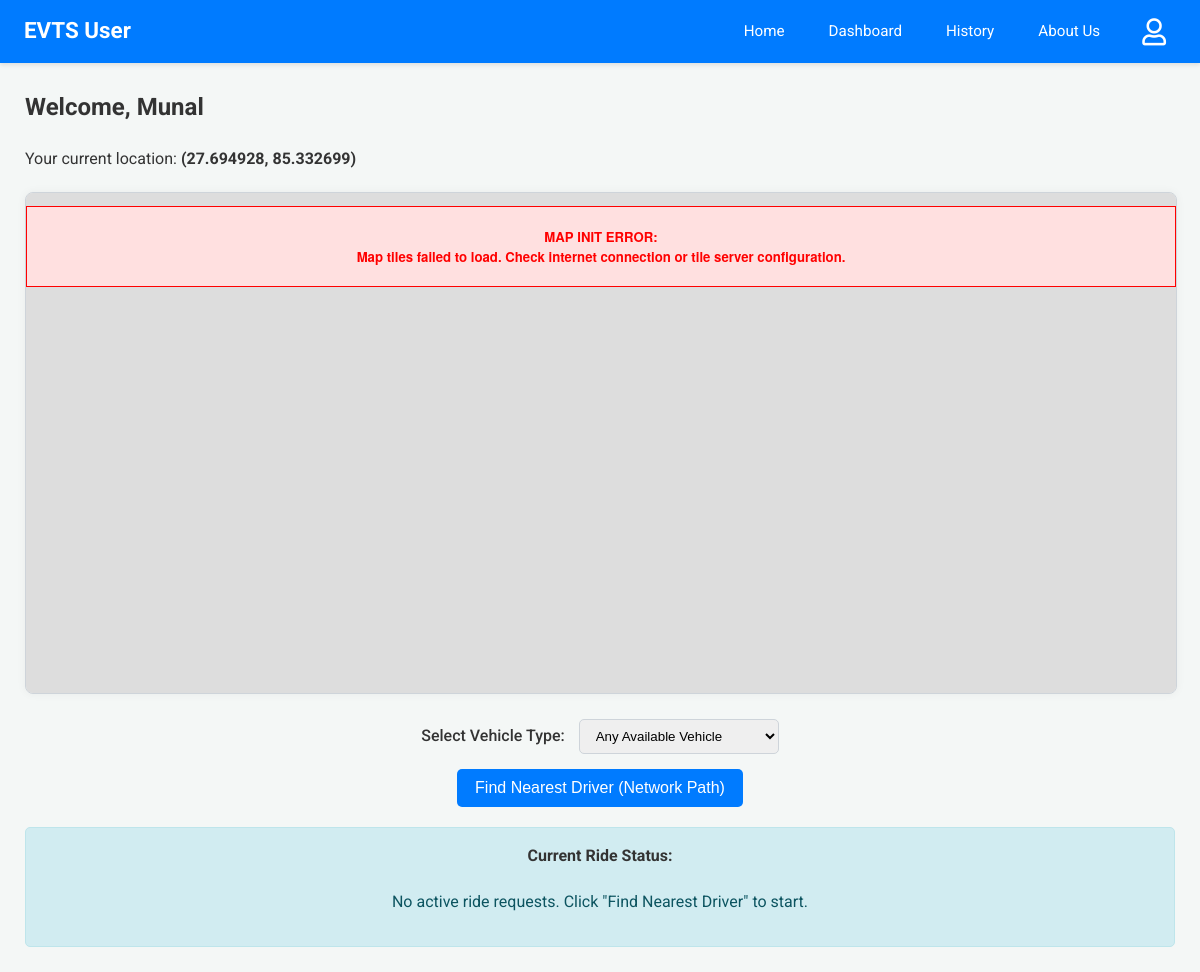
The app's page /user-dashboard (signed in), older data.
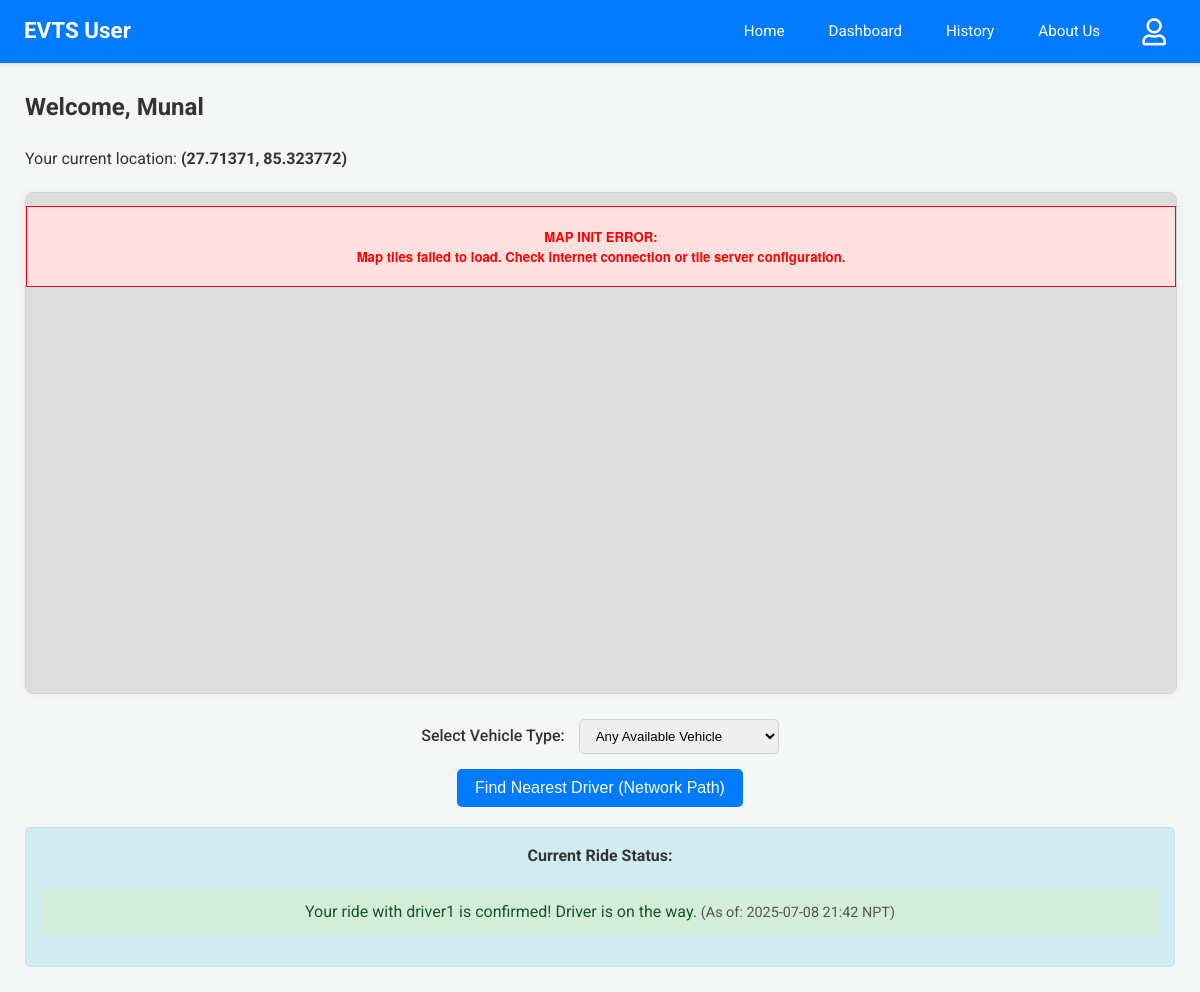
The same page, newer data.
### app.py (models this page shows)
class User(db.Model):
    email = db.Column(db.String(120), primary_key=True)
    name = db.Column(db.String(100))
    phone = db.Column(db.String(15))
    password = db.Column(db.String(256)) # Increased length for hash
    latitude = db.Column(db.Float, nullable=True)
    longitude = db.Column(db.Float, nullable=True)

### app.py (the view, shortened to what this page needs)
@app.route('/user-dashboard')
@login_required_user
def user_dashboard():
    user = User.query.get(session['user'])
    if not user:
        session.pop('user', None)
        flash('User session not found, please log in again.', 'error')
        return redirect(url_for('login'))
    drivers_with_nodes = Driver.query.filter(
    Driver.node.isnot(None),
    Driver.is_approved == True ).all()
    driver_list_for_js = [
    {'email': d.email, 'name': d.name, 'vehicle': d.vehicle, 'node': d.node}
    for d in drivers_with_nodes if d.node in coordinates]
    current_ride_status_info = None #Ride status
    accepted_ride_db = RideRequest.query.filter_by(user_email=user.email, status='accepted').order_by(RideRequest.timestamp.desc()).first()
    if accepted_ride_db:
        driver_obj = Driver.query.get(accepted_ride_db.driver_email)
        if driver_obj and driver_obj.node and driver_obj.node in coordinates and \
           accepted_ride_db.user_latitude_at_request is not None and \
           accepted_ride_db.user_longitude_at_request is not None:
            current_ride_status_info = {
                'ride_id': accepted_ride_db.id,
                'type': 'accepted',
                'driver_name': driver_obj.name,
                'driver_node': driver_obj.node,
                'user_latitude_for_route': accepted_ride_db.user_latitude_at_request,
                'user_longitude_for_route': accepted_ride_db.user_longitude_at_request,
                'timestamp': format_datetime_npt(accepted_ride_db.timestamp),
                'message': f"Your ride with {driver_obj.name} is confirmed! Driver is on the way."
            }
    else:
        pending_ride_db = RideRequest.query.filter_by(user_email=user.email, status='Pending').order_by(RideRequest.timestamp.desc()).first()
        if pending_ride_db:
            driver_obj = Driver.query.get(pending_ride_db.driver_email)
            driver_name_pending = driver_obj.name if driver_obj else pending_ride_db.driver_email
            current_ride_status_info = {
                'type': 'pending',
                'driver_name': driver_name_pending,
                'timestamp': format_datetime_npt(pending_ride_db.timestamp),
                'message': f"Your request to {driver_name_pending} is pending..."
            }
        else:
            last_inactive_ride_db = RideRequest.query.filter(
                RideRequest.user_email == user.email,
                RideRequest.status.in_(['rejected','superseded'])
            ).order_by(RideRequest.timestamp.desc()).first()
    vehicle_types_query = db.session.query(Driver.vehicle).filter(Driver.vehicle.isnot(None), Driver.vehicle != '').distinct().all()
    vehicle_types = sorted([vt[0] for vt in vehicle_types_query if vt[0]])
    print(f"[User Dashboard] Unique Vehicle Types Found: {vehicle_types}")
    response = make_response(render_template('user_dashboard.html',
                                                user=user,
                                                drivers_for_js=driver_list_for_js,
                                                coords=coordinates, # For driver node locations
                                                current_ride_status=current_ride_status_info,
                                                graph_for_js=graph, # For Dijkstra path visualization
                                                vehicle_types=vehicle_types,
                                                services=emergency_services )) # Pass to template
    return add_no_cache_to_response(response)

### app.py (called while the page is built)
def format_datetime_npt(dt_utc):
    if dt_utc is None: return "N/A"
    if dt_utc.tzinfo is None or dt_utc.tzinfo.utcoffset(dt_utc) is None:
        dt_utc = dt_utc.replace(tzinfo=timezone.utc)
    else:
        dt_utc = dt_utc.astimezone(timezone.utc)
    dt_npt = dt_utc.astimezone(NPT)
    return dt_npt.strftime('%Y-%m-%d %H:%M NPT')

def login_required_user(f):
    @wraps(f)
    def decorated_function(*args, **kwargs):
        if 'user' not in session:
            return redirect(url_for('login', next=request.url))
        return f(*args, **kwargs)
    return decorated_function

def add_no_cache_to_response(response):
    response.headers["Cache-Control"] = "no-cache, no-store, must-revalidate, public, max-age=0"
    response.headers["Pragma"] = "no-cache"
    response.headers["Expires"] = "0"
    return response

### templates/user_dashboard.html (shortened to what this page needs)
{% extends 'user_base.html' %}
 {% block head_extra %}
<link rel="stylesheet" href="https://unpkg.com/leaflet@1.9.4/dist/leaflet.css" />
<link rel="stylesheet" href="https://unpkg.com/leaflet-routing-machine@latest/dist/leaflet-routing-machine.css" />
{% endblock %} {% block content %}
<h2>Welcome, {{ user.name }}</h2>
<p>
    Your current location:
    <strong>
        <span id="currentUserPreciseLocation">
            {% if user.latitude and user.longitude %} ({{ user.latitude|round(6) }}, {{ user.longitude|round(6) }}) {% else %} Please click map to set {% endif %}
        </span>
    </strong>
</p>
<div class="map-wrapper-fullwidth">
    <div class="map-container-inner">
        <div id="map"><p style="text-align: center; padding-top: 50px; color: #555;" id="mapLoadingText">Loading map...</p></div>
    </div>
</div>
<div style="text-align: center; margin-bottom: 15px; margin-top: 20px;">
    <label for="vehicleTypeSelect" style="margin-right: 10px; font-weight: 500;">Select Vehicle Type:</label>
    <select id="vehicleTypeSelect" class="role-select" style="padding: 8px 12px; border-radius: 5px; min-width: 200px; border: 1px solid #ced4da;">
        <option value="">Any Available Vehicle</option>
    </select>
</div>
<div style="text-align: center; margin-bottom: 20px;">
    <button id="findNearestBtn" onclick="findNearestAndShowPreview()" {% if user.latitude is none or user.longitude is none %} disabled title="Click map to set your location first." {% endif %}>
        Find Nearest Driver (Network Path)
    </button>
</div>
<div id="notifications" class="status-notifications">
    <h4>Current Ride Status:</h4>
    {% if current_ride_status %}
    <p class="status-{{ current_ride_status.type }}">
        {{ current_ride_status.message }} {% if current_ride_status.timestamp %}
        <span style="font-size: 0.9em; color: #555;">(As of: {{ current_ride_status.timestamp }})</span>
        {% endif %}
    </p>
     {% else %}
    <p>No active ride requests. Click "Find Nearest Driver" to start.</p>
    {% endif %}
</div>
{% endblock %}

Row changes from the older to the newer data that the page shows:
changed User "Munal": latitude "27.694928" → "27.71371"; longitude "85.332699" → "85.323772"
Text that changed along with them:
{{ current_ride_status.message }}: (not shown) → "Your ride with driver1 is confirmed! Driver is on the way."
{{ current_ride_status.timestamp }}: (not shown) → "2025-07-08 21:42 NPT"
text no longer shown: "No active ride requests. Click \"Find Nearest Driver\" to start."
text now shown: "(As of: )"
